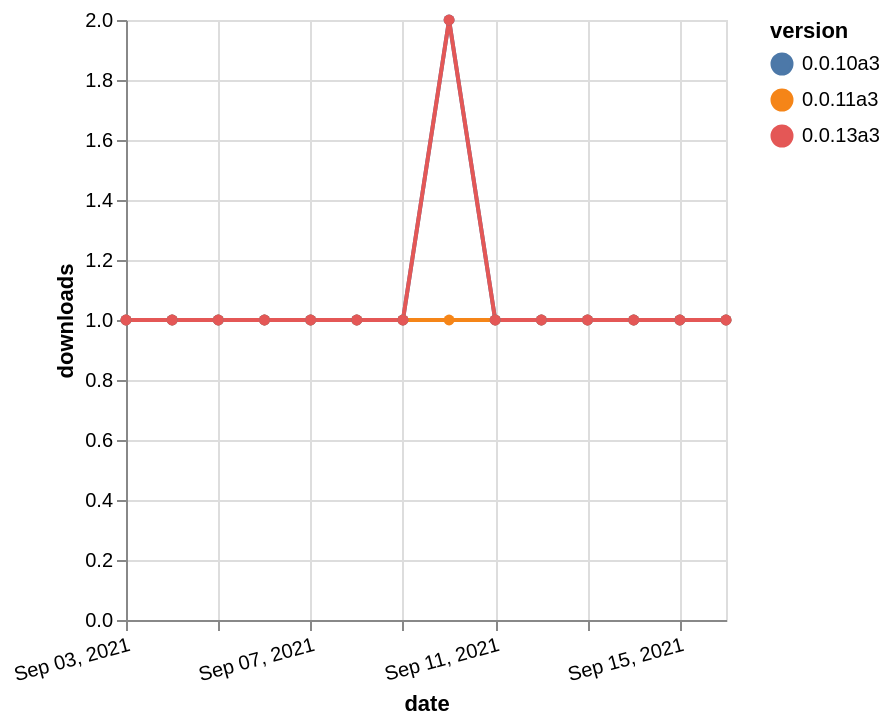

Write a Vega-Lite specification for this figure.
### Vega-Lite specification from a JSON file in a GitHub repository (floating-point values rounded to 4 significant figures)
{"$schema": "https://vega.github.io/schema/vega-lite/v5.json", "description": "A simple bar chart with embedded data.", "data": {"values": [{"date": "2021-09-03", "total": 202, "delta": 1, "version": "0.0.11a3"}, {"date": "2021-09-04", "total": 203, "delta": 1, "version": "0.0.11a3"}, {"date": "2021-09-05", "total": 204, "delta": 1, "version": "0.0.11a3"}, {"date": "2021-09-06", "total": 205, "delta": 1, "version": "0.0.11a3"}, {"date": "2021-09-07", "total": 206, "delta": 1, "version": "0.0.11a3"}, {"date": "2021-09-08", "total": 207, "delta": 1, "version": "0.0.11a3"}, {"date": "2021-09-09", "total": 208, "delta": 1, "version": "0.0.11a3"}, {"date": "2021-09-10", "total": 209, "delta": 1, "version": "0.0.11a3"}, {"date": "2021-09-11", "total": 210, "delta": 1, "version": "0.0.11a3"}, {"date": "2021-09-12", "total": 211, "delta": 1, "version": "0.0.11a3"}, {"date": "2021-09-13", "total": 212, "delta": 1, "version": "0.0.11a3"}, {"date": "2021-09-14", "total": 213, "delta": 1, "version": "0.0.11a3"}, {"date": "2021-09-15", "total": 214, "delta": 1, "version": "0.0.11a3"}, {"date": "2021-09-16", "total": 215, "delta": 1, "version": "0.0.11a3"}, {"date": "2021-09-03", "total": 184, "delta": 1, "version": "0.0.10a3"}, {"date": "2021-09-04", "total": 185, "delta": 1, "version": "0.0.10a3"}, {"date": "2021-09-05", "total": 186, "delta": 1, "version": "0.0.10a3"}, {"date": "2021-09-06", "total": 187, "delta": 1, "version": "0.0.10a3"}, {"date": "2021-09-07", "total": 188, "delta": 1, "version": "0.0.10a3"}, {"date": "2021-09-08", "total": 189, "delta": 1, "version": "0.0.10a3"}, {"date": "2021-09-09", "total": 190, "delta": 1, "version": "0.0.10a3"}, {"date": "2021-09-10", "total": 192, "delta": 2, "version": "0.0.10a3"}, {"date": "2021-09-11", "total": 193, "delta": 1, "version": "0.0.10a3"}, {"date": "2021-09-12", "total": 194, "delta": 1, "version": "0.0.10a3"}, {"date": "2021-09-13", "total": 195, "delta": 1, "version": "0.0.10a3"}, {"date": "2021-09-14", "total": 196, "delta": 1, "version": "0.0.10a3"}, {"date": "2021-09-15", "total": 197, "delta": 1, "version": "0.0.10a3"}, {"date": "2021-09-16", "total": 198, "delta": 1, "version": "0.0.10a3"}, {"date": "2021-09-03", "total": 174, "delta": 1, "version": "0.0.13a3"}, {"date": "2021-09-04", "total": 175, "delta": 1, "version": "0.0.13a3"}, {"date": "2021-09-05", "total": 176, "delta": 1, "version": "0.0.13a3"}, {"date": "2021-09-06", "total": 177, "delta": 1, "version": "0.0.13a3"}, {"date": "2021-09-07", "total": 178, "delta": 1, "version": "0.0.13a3"}, {"date": "2021-09-08", "total": 179, "delta": 1, "version": "0.0.13a3"}, {"date": "2021-09-09", "total": 180, "delta": 1, "version": "0.0.13a3"}, {"date": "2021-09-10", "total": 182, "delta": 2, "version": "0.0.13a3"}, {"date": "2021-09-11", "total": 183, "delta": 1, "version": "0.0.13a3"}, {"date": "2021-09-12", "total": 184, "delta": 1, "version": "0.0.13a3"}, {"date": "2021-09-13", "total": 185, "delta": 1, "version": "0.0.13a3"}, {"date": "2021-09-14", "total": 186, "delta": 1, "version": "0.0.13a3"}, {"date": "2021-09-15", "total": 187, "delta": 1, "version": "0.0.13a3"}, {"date": "2021-09-16", "total": 188, "delta": 1, "version": "0.0.13a3"}]}, "width": "container", "mark": {"type": "line", "point": {"filled": true}}, "encoding": {"x": {"field": "date", "type": "temporal", "timeUnit": "yearmonthdate", "title": "date", "axis": {"labelAngle": -15}}, "y": {"field": "delta", "type": "quantitative", "title": "downloads"}, "color": {"field": "version", "type": "nominal"}, "tooltip": {"field": "delta"}}}
